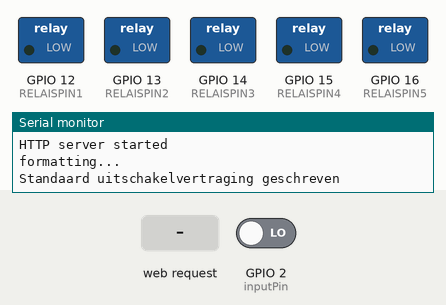
Recording of a sketch running on a simulated ESP8266 (NodeMCU). On the bench: switched loads named in the sketch (green lamp = pin HIGH), the last lines printed to the serial monitor. The test bench sets the inputs (shaded band); at power-on: GPIO 2 (inputPin) LOW. WiFi joins after 1.5 s; servers stay silent unless stated; uploads are accepted with an empty reply; storage starts empty.

Above: at 2.7 s.
2.8 s: HTTP request GET /aanuit?1=aan received
At 4.2 s:
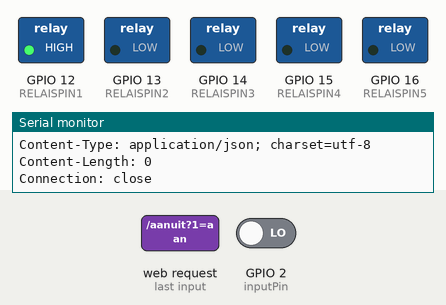
5.0 s: HTTP request GET /aanuit?2=aan received
At 6.3 s:
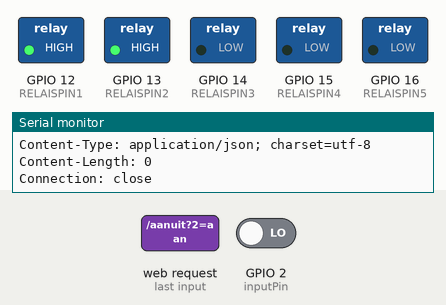
7.3 s: HTTP request GET /aanuit?1=1 received
At 9.2 s:
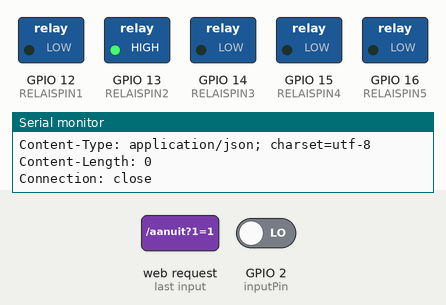
9.5 s: HTTP request GET /aanuit?3=aan received
At 11.5 s:
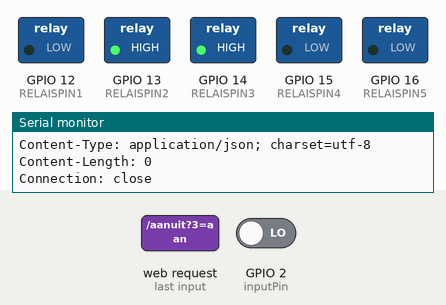
11.8 s: HTTP request GET /aanuit?2=1 received
At 13.6 s:
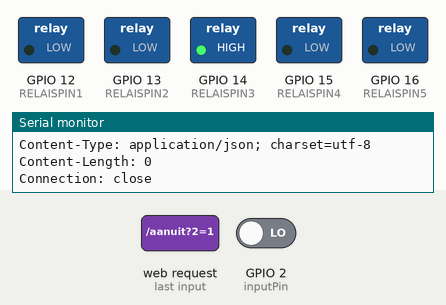
Timing chart, 0 to 15.1 s (numbered marks = the images above; inputs shaded):
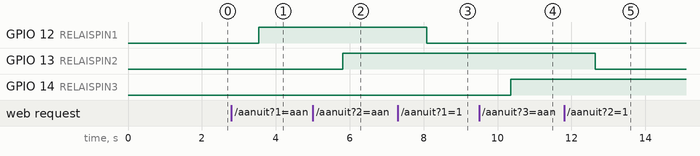

Measured:
- after the input at 2.8 s, GPIO 12 (RELAISPIN1): LOW → HIGH after 0.74 s
- after the input at 5.0 s, GPIO 13 (RELAISPIN2): LOW → HIGH after 0.81 s
- after the input at 7.3 s, GPIO 12 (RELAISPIN1): HIGH → LOW after 0.79 s
- after the input at 9.5 s, GPIO 14 (RELAISPIN3): LOW → HIGH after 0.86 s
- after the input at 11.8 s, GPIO 13 (RELAISPIN2): HIGH → LOW after 0.84 s

The sketch:

woonkamer.ino
```cpp
#include <ESP8266WiFi.h>
#include <WiFiClient.h>
#include <ESP8266WebServer.h>
#include "FS.h"

#define inputPin  2

const char* ssid     = "Smits.Smit";
const char* password = "";

const char* host = "api.thingspeak.com";
const char* thingspeak_key = "0Y0TM8Y14DTM54P1";
const char* serverpiip	= "192.168.178.120";

int vertragingswaarde = 45;
int minutes = 0;
int serversecs = 0;
int prvPIRstate = 0;
int aanofuit = 0;

#define RELAISPIN1 12
#define RELAISPIN2 13
#define RELAISPIN3 14
#define RELAISPIN4 15
#define RELAISPIN5 16

// NETWORK: Static IP details...
IPAddress ip(192, 168, 178, 29);
IPAddress gateway(192, 168, 178, 1);
IPAddress subnet(255, 255, 255, 0);

ESP8266WebServer server(80);

String webString = "";   // String to display
// Generally, you should use "unsigned long" for variables that hold time
unsigned long previousMillis = 0;        // will store last movement was read
unsigned long timeUntilShutdown = 0;

void handle_aanofuit() {
  String aanuit1 = server.arg("1");
  String aanuit2 = server.arg("2");
  String aanuit3 = server.arg("3");
  String aanuit4 = server.arg("4");
  String aanuit5 = server.arg("5");

  if (aanuit1 != "" ) {
    digitalWrite(RELAISPIN1, (aanuit1 == "aan") ? HIGH : LOW);
  }
  if (aanuit2 != "" ) {
    digitalWrite(RELAISPIN2, (aanuit2 == "aan") ? HIGH : LOW);
  }
  if (aanuit3 != "" ) {
    digitalWrite(RELAISPIN3, (aanuit3 == "aan") ? HIGH : LOW);
  }
  if (aanuit4 != "" ) {
    digitalWrite(RELAISPIN4, (aanuit4 == "aan") ? HIGH : LOW);
  }
  if (aanuit5 != "" ) {
    digitalWrite(RELAISPIN5, (aanuit5 == "aan") ? HIGH : LOW);
  }

  server.send(200, "text/plain", myStatus());
  serverpi("/status");
}

void handle_root() {
  String vertraging = server.arg("uitschakelvertraging");

  if (vertraging != "" ) {
    vertragingswaarde = vertraging.toInt();
    File filew = SPIFFS.open("/vertragingswaarde", "w");
    if (!filew) {
      Serial.println("file open failed");
      server.send(200, "text/plain", "Fout bij schrijven nieuwe uitschakelvertraging");
    }
    else {
      filew.println(vertragingswaarde);
      filew.close();
      server.send(200, "text/plain", myStatus());
    }
  }
  else {
    server.send(200, "text/plain", "Hallo, hier is het bureau\n - /status\n - /aanuit?[1-5]=[aan/uit]\n - ?uitschakelvertraging=[nn]\n");
  }
  delay(100);
}

void setup(void)
{
  // You can open the Arduino IDE Serial Monitor window to see what the code is doing
  Serial.begin(115200);  // Serial connection from ESP-01 via 3.3v console cable

  pinMode(RELAISPIN1, OUTPUT);
  pinMode(RELAISPIN2, OUTPUT);
  pinMode(RELAISPIN3, OUTPUT);
  pinMode(RELAISPIN4, OUTPUT);
  pinMode(RELAISPIN5, OUTPUT);

  WiFi.mode(WIFI_STA);
  // WiFi.config(ip, gateway, subnet); // Static IP Setup Info Here...
  WiFi.begin(ssid, password);       // Connect to WiFi network
  Serial.print("\n\r \n\rWorking to connect");

  // Wait for connection
  while (WiFi.status() != WL_CONNECTED) {
    delay(500);
    Serial.print(".");
  }
  Serial.println("");
  Serial.println("Woonkamer timer");
  Serial.print("Connected to ");
  Serial.println(ssid);
  Serial.print("IP address: ");
  Serial.println(WiFi.localIP());

  server.on("/", handle_root);

  server.on("/aanuit", handle_aanofuit);

  server.on("/status", []() {                       // if you add this subdirectory to your webserver call, you get text below :)
    server.send(200, "text/plain", myStatus());     // send to someones browser when asked

  });

  server.begin();
  Serial.println("HTTP server started");
  prvPIRstate = digitalRead(inputPin);

  // check vertragingswaarde
  SPIFFS.begin();
  if (!SPIFFS.exists("/vertragingswaarde")) {
    Serial.println("formatting...");
    if (SPIFFS.format()) {
      File filew = SPIFFS.open("/vertragingswaarde", "w");
      if (!filew) {
        Serial.println("file open failed");
      }
      else {
        Serial.println("Standaard uitschakelvertraging geschreven");
        filew.println(vertragingswaarde);
        filew.close();
      }
    }
  }
  else {
    if (SPIFFS.exists("/vertragingswaarde")) {
      File filer = SPIFFS.open("/vertragingswaarde", "r");
      if (filer) {
        String vertraging = filer.readStringUntil('\n');
        vertragingswaarde = vertraging.toInt();
        Serial.print("Gelezen vertragingswaarde: ");
        Serial.println(vertragingswaarde);
      }
      else {
        Serial.print("fout bij openen /vertragingswaarde");
      }
    }
  }
}

void loop(void)
{
  int curPIRstate;
  int verschil;
  unsigned long currentMillis = millis();

  verschil = currentMillis - previousMillis;
  timeUntilShutdown = (vertragingswaarde - (verschil / 60000));

  if (verschil >= (vertragingswaarde * 60000)) {
    if (aanofuit == 1) {
      Serial.println("Zet uit");
      serverpi("/?bureau:piruit");      //serverpi("/?woonkamer:piruit");
      aanofuit = 0;
    }
    previousMillis = currentMillis;     // reset timer
  }

  server.handleClient();

  delay(1000);                          // miliseconden, 1000 = 1 sec
  curPIRstate = digitalRead(inputPin);  // read input value
  // Serial.println("1. status PIR: " + String(curPIRstate));
  if (curPIRstate != prvPIRstate) {
    // wacht een een seconde en lees nog een keer om evt piekjes er uit te filteren
    delay(1000);                          // miliseconden, 1000 = 1 sec
    curPIRstate = digitalRead(inputPin);  // read input value
    Serial.println("2. status PIR: " + String(curPIRstate));
    if (curPIRstate != prvPIRstate) {
      Serial.println("Timer reset");
      previousMillis = currentMillis;     // reset timer
      if (aanofuit == 0) {
        Serial.println("Zet aan");
        serverpi("/?bureau:piraan");      // serverpi("/?woonkamer:piraan");
        aanofuit = 1;
      }
      prvPIRstate = curPIRstate;
    }
  }
}

void serverpi(String opdracht)
{
  WiFiClient client;
  const int httpPort = 1208;

  if (!client.connect(serverpiip, httpPort)) {
    Serial.println("connection failed");
    return;
  }

  client.print(String("GET ") + opdracht + " HTTP/1.1\r\n" +
               "Host: " + serverpiip + "\r\n" +
               "Connection: close\r\n\r\n");
  delay(10);
  // Read all the lines of the reply from server and print them to Serial
  while (client.available()) {
    String line = client.readStringUntil('\r');
    Serial.print(line);
  }
}

String myStatus() {

  webString  = "{\"naam\":";
  webString += "\"bureau\"";
  webString += ",\"aanuit1\":";
  webString +=  digitalRead(RELAISPIN1);
  webString += ",\"aanuit2\":";
  webString +=  digitalRead(RELAISPIN2);
  webString += ",\"aanuit3\":";
  webString +=  digitalRead(RELAISPIN3);
  webString += ",\"aanuit4\":";
  webString +=  digitalRead(RELAISPIN4);
  webString += ",\"aanuit5\":";
  webString +=  digitalRead(RELAISPIN5);
  webString += ",\"uitover\":";
  webString += timeUntilShutdown;
  webString += ",\"vertraging\":";
  webString += vertragingswaarde;
  webString += "}";

  return webString;            // send to someones browser when asked

}
```
